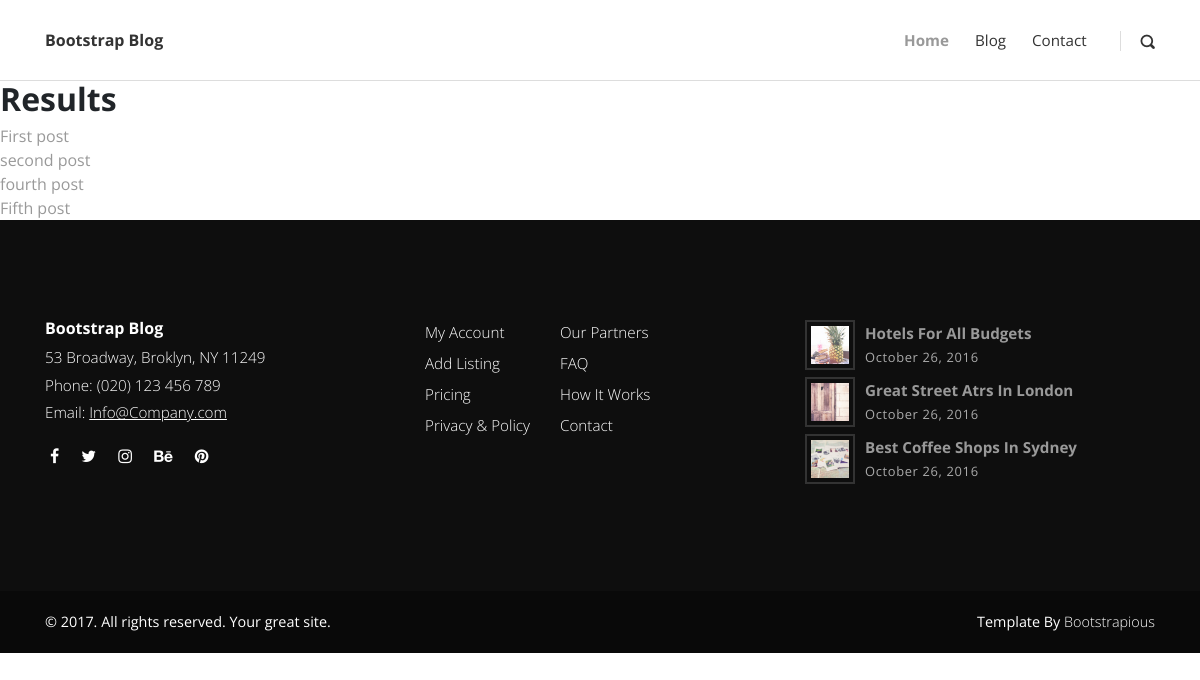
The app's page /search/ with its own data.
### blog_app/models.py (models this page shows, shortened)
class Post(models.Model):
    title = models.CharField(max_length=100)
    overview = models.TextField()
    timestamp = models.DateTimeField(auto_now_add=True)
    comment_count = models.IntegerField(default=0)
    view_count = models.IntegerField(default=0)
    author = models.ForeignKey(Author, on_delete=models.CASCADE)
    image = models.ImageField()
    categories = models.ManyToManyField(Category)
    featured = models.BooleanField()  # this is for make the post looks one left and other right
    content = tinymce_models.HTMLField()
    def get_absolute_url(self):
        return reverse('post-detail', kwargs={
            'id': self.id
        })

### blog_app/views.py (the view)
# urls.py: path('search/', views.search, name='search'),
def search(request):
    queryset = Post.objects.all()
    query = request.GET.get('q')
    if query:
        queryset = queryset.filter(Q(title__icontains=query) |
                                   Q(overview__icontains=query)).distinct()
    context = {
        'queryset': queryset,
    }
    return render(request, 'blog_app/search_results.html', context)

### templates/blog_app/search_results.html
{% extends 'blog_app/base.html' %}
{% load static %}
{% block content %}
    <h2>Results</h2>
    {% for post in queryset %}
        <a href="{{ post.get_absolute_url }}">{{ post.title }}</a>
        <br>
    {% endfor %}
{% endblock %}

### static/css/style.default.css (style rules this page uses)
body { overflow-x: hidden; }
a, i, span { display: inline-block; text-decoration: none; -webkit-transition: all 0.3s; transition: all 0.3s; }
h1, h2, h3, h4, h5, h6 { margin-bottom: 15px; }
body { font-family: "Open Sans", sans-serif; font-size: 1rem; font-weight: normal; line-height: 1.5; color: #212529; background-color: #fff; }
a { color: #999; text-decoration: none; }
h1, h2, h3, h4, h5, h6, .h1, .h2, .h3, .h4, .h5, .h6 { margin-bottom: 0.5rem; font-family: inherit; font-weight: 700; line-height: 1.1; color: inherit; }
h2, .h2 { font-size: 2rem; }

### records on screen
Post: title "First post"
Post: title "second post"
Post: title "fourth post"
Post: title "Fifth post"
